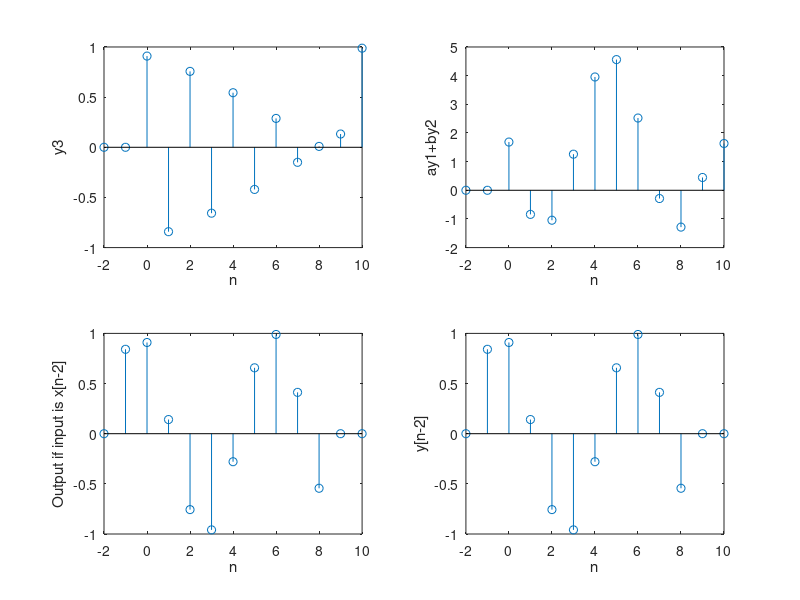

This chart was generated by the following MATLAB code:
n = -2:10;

un = n>=0;
un10 = n>=10;

x1 = un - un10;

n1 = 0:10;
x2 = n1;
x2 = [zeros(1,2) x2];

%Checking Linearity
a = 2;
b = -3;
x3 = a*x1 + b*x2;

y1 = sin(x3);

y2 = a*sin(x1) + b*sin(x2);

subplot(2,2,1)
stem(n,y1);
xlabel('n');
ylabel('y3');

subplot(2,2,2)
stem(n,y2);
xlabel('n');
ylabel('ay1+by2');

x4 = circshift(x2,-2);
y3 = sin(x4);

y4 = circshift(sin(x2),-2);

subplot(2,2,3)
stem(n,y3);
xlabel('n');
ylabel('Output if input is x[n-2]');

subplot(2,2,4)
stem(n,y4);
xlabel('n');
ylabel('y[n-2]');
%Non-Linear but Time Invariant